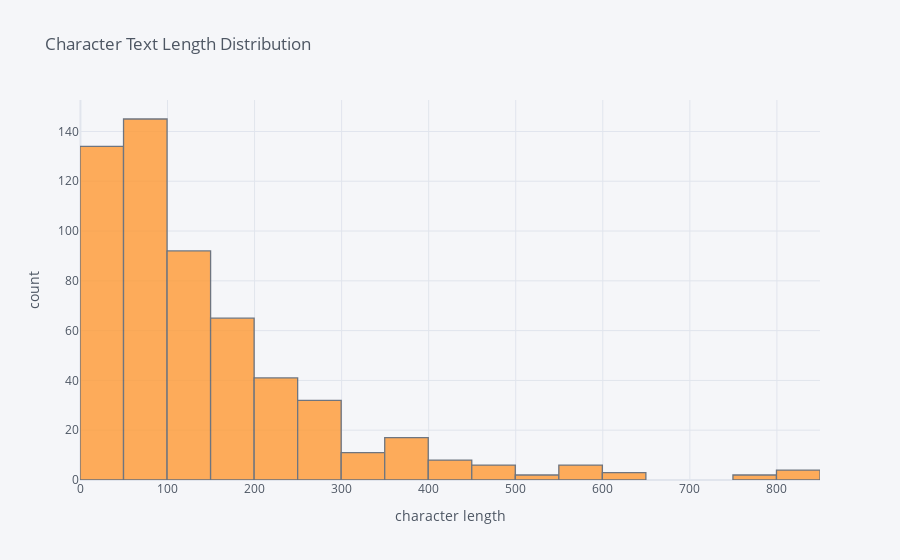

The notebook cell saved with this chart:
### Markdown cell above
# Distribution of review text length and word length

### Code cell
df_copy["character_length"].iplot(kind="hist", xTitle="character length", yTitle="count", title="Character Text Length Distribution")

### Figure 1 — Plotly figure (JSON) as saved in the notebook; plotly's stock layout.template omitted (floating-point values rounded to 4 significant figures; data arrays with more than 128 entries replaced by an {"elided": "..."} marker saying what was removed)
{"data": [{"histfunc": "count", "histnorm": "", "marker": {"color": "rgba(255, 153, 51, 1.0)", "line": {"color": "#4D5663", "width": 1.3}}, "name": "character_length", "opacity": 0.8, "orientation": "v", "type": "histogram", "x": {"elided": "568 int values"}}], "layout": {"barmode": "overlay", "legend": {"bgcolor": "#F5F6F9", "font": {"color": "#4D5663"}}, "paper_bgcolor": "#F5F6F9", "plot_bgcolor": "#F5F6F9", "title": {"font": {"color": "#4D5663"}, "text": "Character Text Length Distribution"}, "xaxis": {"gridcolor": "#E1E5ED", "showgrid": true, "tickfont": {"color": "#4D5663"}, "title": {"font": {"color": "#4D5663"}, "text": "character length"}, "zerolinecolor": "#E1E5ED"}, "yaxis": {"gridcolor": "#E1E5ED", "showgrid": true, "tickfont": {"color": "#4D5663"}, "title": {"font": {"color": "#4D5663"}, "text": "count"}, "zerolinecolor": "#E1E5ED"}}}
